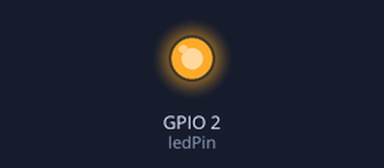
This sketch was run on a simulated ESP8266 (NodeMCU). On the bench: output pins drawn as LEDs (lit = HIGH). WiFi joins after 1.5 s; servers stay silent unless stated; uploads are accepted with an empty reply; what the sketch prints to the serial monitor is not drawn.

Above: at 8.9 s.
At 10.3 s:
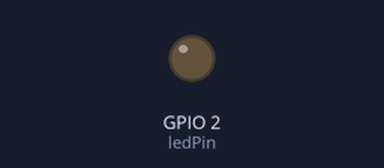
Timing chart, 0 to 18.1 s (numbered marks = the images above):
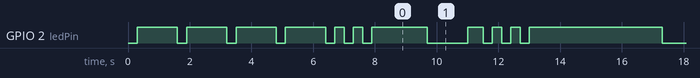

The sketch:

RelayTanque.ino
```cpp
/*
 *
 * RELAY TANQUE
 * ========================================
*/

#include <ESP8266WiFi.h>
#include <ESP8266WiFiMulti.h>
#include <ESP8266HTTPClient.h>

ESP8266WiFiMulti WiFiMulti;

HTTPClient http;

int ledPin = 2;


void setup() {

  Serial.begin(115200);
  // Serial.setDebugOutput(true);

  pinMode(ledPin,OUTPUT);

  Serial.println();
  Serial.println();
  Serial.println();

  for (uint8_t t = 4; t > 0; t--) {
    Serial.print(".");
    shortFlash(1);
    Serial.flush();
    delay(1000);
  }
  Serial.println("");

  WiFi.mode(WIFI_STA);
  WiFiMulti.addAP("FundacionFLM", "thousandsend1615");
  shortFlash(3);

  http.setReuse(false);
}

void loop() {
  // wait for WiFi connection
  if ((WiFiMulti.run() == WL_CONNECTED)) {

    //Long flash
    longFlash();

    //Start pump
    WiFiClient client;
    shortFlash(1);
    http.begin(client, "http://192.168.68.115/update?output=0&state=1");
    int httpCode = http.GET();
    if (httpCode > 0) {
      // file found at server
      if (httpCode == HTTP_CODE_OK) {
        Serial.println("HTTP Response: OK");

        //Short flash
        shortFlash(3);
      } else {
        longFlash();
        Serial.printf("HTTP error: %d %s\n", httpCode, http.errorToString(httpCode).c_str());
      }
    } else {
      longFlash();
      Serial.printf("HTTP error: %d %s\n", httpCode, http.errorToString(httpCode).c_str());
    }
    http.end();
  }

  //Sleep 4s
  delay(4000);
}

void longFlash(){
  //Long flash
  digitalWrite(ledPin,0);
  delay(1000);
  digitalWrite(ledPin,1);
}

void shortFlash(int cant){
  //Short flash
  int i ;
  for (i = 0; i < cant; i++){
    digitalWrite(ledPin,0);
    delay(300);
    digitalWrite(ledPin,1);
  delay(300);
  }

}
```

Measured:
- by itself, GPIO 2 (ledPin): HIGH → LOW at 1.6 s, → HIGH 0.30 s later, → LOW 1.3 s later, → HIGH 0.30 s later, … (140 changes in this stretch)
- by itself, everything shown: repeats every 7.6 s, in 8 steps
